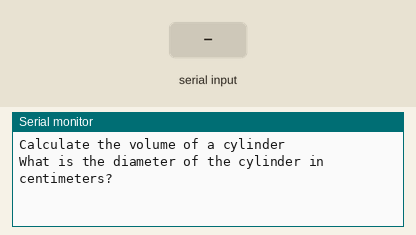
A sketch run on a simulated Arduino Uno, built with avr-gcc and run on an emulated ATmega328P. Parts: the last lines printed to the serial monitor. Inputs (shaded band) come from the test bench.

Above: at 1.2 s.
1.3 s: "90,45\n" received over Serial
At 1.39 s:
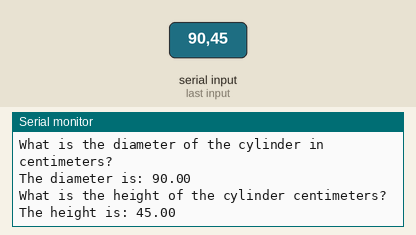
2.8 s: "30,150\n" received over Serial
At 3.8 s:
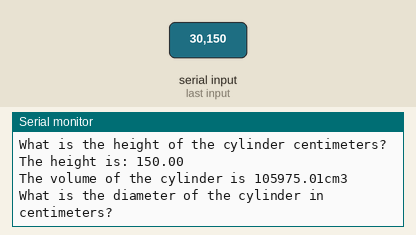

Measured:
- after the input at 1.3 s, the serial monitor: prints a new line at once (image 1)
- after the input at 2.8 s, the serial monitor: prints a new line at once (image 2)

The sketch:

cylinder_volume_calculator.ino
```cpp
const int serialBaud = 9600;

const float pi = 3.14;
float diameter = 20;
float height = 10;

void setup()
{
  Serial.begin(serialBaud);
  Serial.println("Calculate the volume of a cylinder");
}

void loop()
{
  Serial.end();
  Serial.begin(serialBaud);

  Serial.println("What is the diameter of the cylinder in centimeters?");

  while(Serial.available() == 0)
  { }

  diameter = Serial.parseFloat();
  Serial.println("The diameter is: " + (String)diameter);

  Serial.println("\nWhat is the height of the cylinder centimeters?");

  while(Serial.available() == 1)
  { }

  height = Serial.parseFloat();
  Serial.println("The height is: " + (String)height);

  Serial.println("\n" + CalculateCilinder(diameter, height) + "\n");
}

String CalculateCilinder(float diameter, float height)
{
  float volume = pi * (diameter / 2) * (diameter / 2) * height;

  return("The volume of the cylinder is " + (String)volume + "cm3");
}

boolean isValidNumber(String str)
{
  for(byte i=0; i < str.length(); i++)
  {
    if(isDigit(str.charAt(i)))
    {
      return true;
    }
  }

  return false;
}
```
